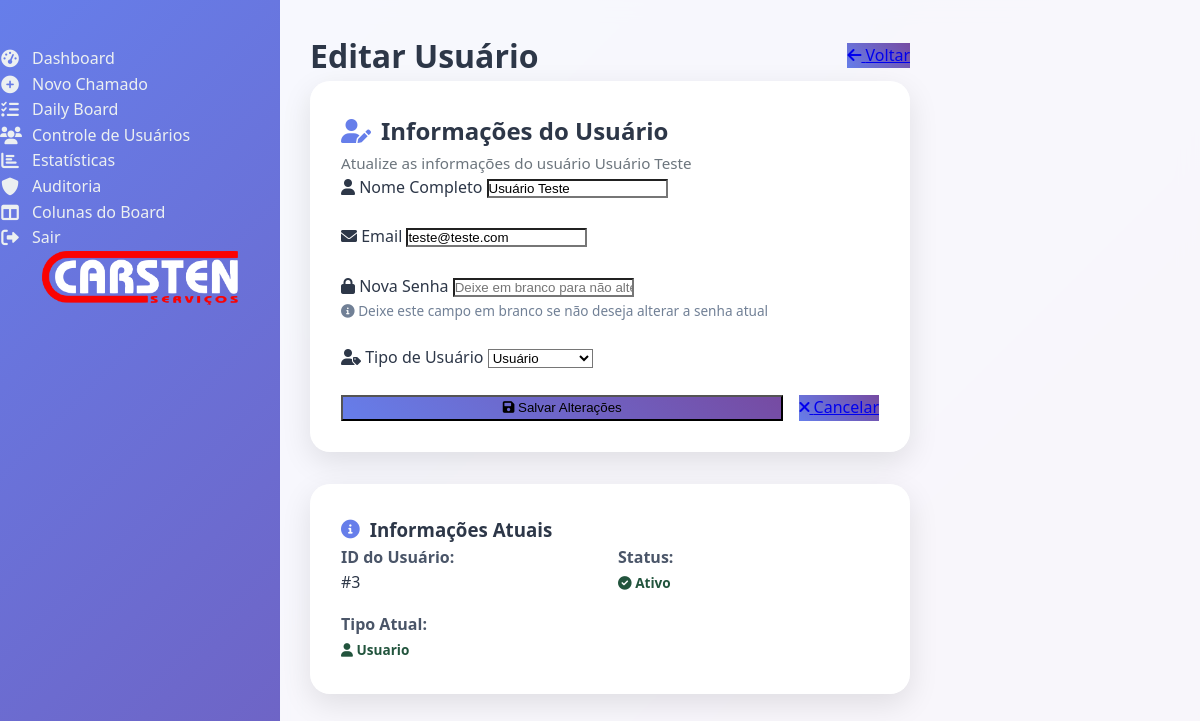
The app's page /usuario/3/editar (signed in) with its own data.
### app.py (models this page shows)
class Usuario(db.Model, UserMixin):
    id = db.Column(db.Integer, primary_key=True)
    nome = db.Column(db.String(100))
    email = db.Column(db.String(100), unique=True)
    senha = db.Column(db.String(200))
    tipo = db.Column(db.String(20))  # 'admin' ou 'usuario'

### app.py (the view, shortened to what this page needs)
@app.route('/usuario/<int:id>/editar', methods=['GET', 'POST'])
@login_required
def editar_usuario(id):
    if current_user.tipo != 'admin':
        abort(403)
    usuario = Usuario.query.get_or_404(id)
    return render_template('editar_usuario.html', usuario=usuario)

### app.py (called while the page is built)
@login_manager.user_loader
def load_user(user_id):
    return db.session.get(Usuario, int(user_id))

### templates/editar_usuario.html (shortened to what this page needs)
{% extends 'base.html' %}
{% block content %}
  <div style="max-width: 600px; margin: 0 auto;">
    <div style="display: flex; justify-content: space-between; align-items: center; margin-bottom: 2rem;">
      <h1>Editar Usuário</h1>
      <a href="{{ url_for('usuarios') }}" class="btn">
        <i class="fas fa-arrow-left"></i>
        Voltar
      </a>
    </div>
    <div class="card">
      <div class="card-header">
        <h2>
          <i class="fas fa-user-edit"></i>
          Informações do Usuário
        </h2>
        <p>Atualize as informações do usuário {{ usuario.nome }}</p>
      </div>
      <div class="card-body">
        <form method="POST" style="display: flex; flex-direction: column; gap: 1.5rem;">
          <div>
            <label for="nome">
              <i class="fas fa-user"></i>
              Nome Completo
            </label>
            <input type="text" id="nome" name="nome" value="{{ usuario.nome }}" required>
          </div>
          <div>
            <label for="email">
              <i class="fas fa-envelope"></i>
              Email
            </label>
            <input type="email" id="email" name="email" value="{{ usuario.email }}" required>
          </div>
          <div>
            <label for="senha">
              <i class="fas fa-lock"></i>
              Nova Senha
            </label>
            <input type="password" id="senha" name="senha" placeholder="Deixe em branco para não alterar">
            <small style="color: #718096; font-size: 0.85rem; margin-top: 0.5rem; display: block;">
              <i class="fas fa-info-circle"></i>
              Deixe este campo em branco se não deseja alterar a senha atual
            </small>
          </div>
          <div>
            <label for="tipo">
              <i class="fas fa-user-tag"></i>
              Tipo de Usuário
            </label>
            <select id="tipo" name="tipo" required>
              <option value="usuario" {% if usuario.tipo == 'usuario' %}selected{% endif %}>
                <i class="fas fa-user"></i> Usuário
              </option>
            </select>
          </div>
          <div style="display: flex; gap: 1rem; margin-top: 1rem;">
            <button type="submit" class="btn btn-success" style="flex: 1;">
              <i class="fas fa-save"></i>
              Salvar Alterações
            </button>
            <a href="{{ url_for('usuarios') }}" class="btn" style="flex: 0 0 auto;">
              <i class="fas fa-times"></i>
              Cancelar
            </a>
          </div>
        </form>
      </div>
    </div>
    <div class="card" style="margin-top: 2rem;">
      <div class="card-header">
        <h3>
          <i class="fas fa-info-circle"></i>
          Informações Atuais
        </h3>
      </div>
      <div class="card-body">
        <div style="display: grid; grid-template-columns: repeat(auto-fit, minmax(200px, 1fr)); gap: 1rem;">
          <div>
            <strong style="color: #4a5568;">ID do Usuário:</strong>
            <div style="color: #2d3748; margin-top: 0.25rem;">#{{ usuario.id }}</div>
          </div>
          <div>
            <strong style="color: #4a5568;">Status:</strong>
            <div style="margin-top: 0.25rem;">
              <span style="
                padding: 0.25rem 0.75rem;
                border-radius: 20px;
                font-size: 0.85rem;
                font-weight: 600;
                background: #c6f6d5;
                color: #22543d;
              ">
                <i class="fas fa-check-circle" style="margin-right: 0.25rem;"></i>
                Ativo
              </span>
            </div>
          </div>
          <div>
            <strong style="color: #4a5568;">Tipo Atual:</strong>
            <div style="margin-top: 0.25rem;">
              <span style="
                padding: 0.25rem 0.75rem;
                border-radius: 20px;
                font-size: 0.85rem;
                font-weight: 600;
                {% if usuario.tipo == 'admin' %}
                  background: #fed7d7;
                  color: #742a2a;
                {% else %}
                  background: #c6f6d5;
                  color: #22543d;
                {% endif %}
              ">
                <i class="fas fa-{% if usuario.tipo == 'admin' %}crown{% else %}user{% endif %}" style="margin-right: 0.25rem;"></i>
                {{ usuario.tipo|title }}
              </span>
            </div>
          </div>
        </div>
      </div>
    </div>
  </div>
{% endblock %}

### records on screen
Usuario: nome "Usuário Teste", email "teste@teste.com", tipo "Usuário", id "3", tipo "Usuario"
